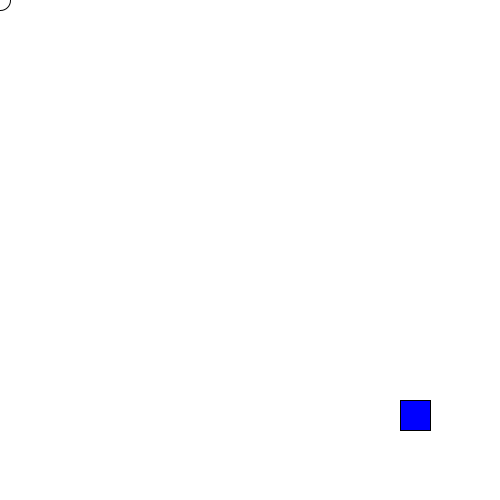
Frame 1 (no input)
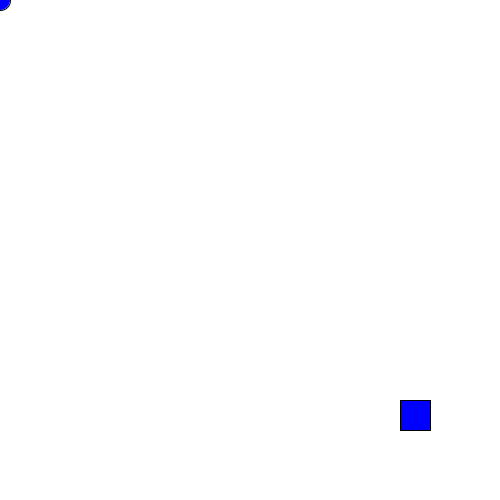
Frame 60 (the mouse pressed at the canvas centre just before this capture)
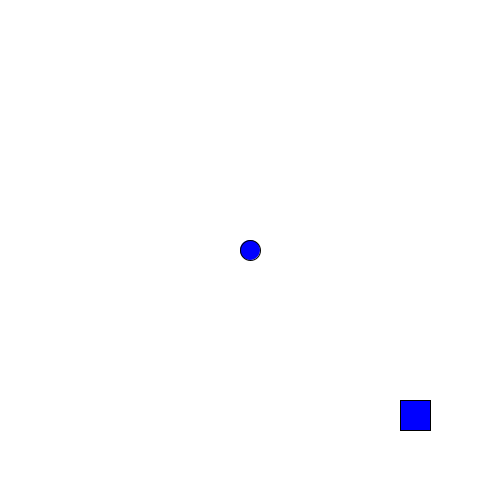
Frame 120 (the mouse held since frame 60 and released just before this capture)

The Processing sketch that drew these frames (run headless with seeded random() and noise(); from frame 60 on, the mouse is pressed at the canvas centre):

// Processing sketch: Ejercicio17
// ── Ejercicio17.pde
PVector linkPos, tesoroPos; // Posición de Link y caja de tesoro

public void setup() {
  size(500, 500);
 //Almacenar las Posiciones iniciales de los objetos
 //println(linkPos.x,linkPos.y,tesoroPos.x,tesoroPos.y);
}

public void draw() {
  background(255);
  // Inicializamos las posiciones de Link y la caja de tesoro
  linkPos = new PVector(mouseX, mouseY);
  tesoroPos = new PVector(400, 400);
  // Dibujamos a Link y la caja de tesoro
  ellipse(linkPos.x,linkPos.y, 20, 20); //Link
  fill(0,0,0);
  
   // Calculamos la distancia entre Link y la caja de tesoro
  float distancia = sqrt(pow((linkPos.x-tesoroPos.x), 2) + pow((linkPos.y-tesoroPos.y), 2));
  println(distancia);
  if (distancia < 30) {
    // No dibujar el primer objeto
  }else{
   // Dibujar el segundo objeto
  fill(0, 0, 255); // Azul
  rect(tesoroPos.x, tesoroPos.y, 30, 30);  //Caja de tesor
  }  
}
